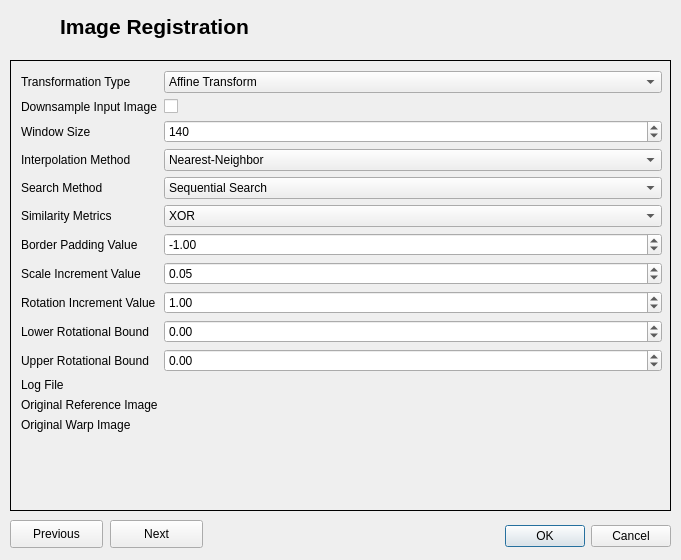
<?xml version="1.0" encoding="UTF-8"?>
<ui version="4.0">
 <class>ImageRegistrationDialogBase</class>
 <widget class="QDialog" name="ImageRegistrationDialogBase">
  <property name="geometry">
   <rect>
    <x>0</x>
    <y>0</y>
    <width>681</width>
    <height>560</height>
   </rect>
  </property>
  <property name="windowTitle">
   <string>Image Registration</string>
  </property>
  <widget class="QDialogButtonBox" name="button_box">
   <property name="geometry">
    <rect>
     <x>330</x>
     <y>520</y>
     <width>341</width>
     <height>32</height>
    </rect>
   </property>
   <property name="orientation">
    <enum>Qt::Horizontal</enum>
   </property>
   <property name="standardButtons">
    <set>QDialogButtonBox::Cancel|QDialogButtonBox::Ok</set>
   </property>
   <property name="centerButtons">
    <bool>false</bool>
   </property>
  </widget>
  <widget class="QLabel" name="title_label">
   <property name="geometry">
    <rect>
     <x>20</x>
     <y>10</y>
     <width>269</width>
     <height>33</height>
    </rect>
   </property>
   <property name="text">
    <string>&lt;!DOCTYPE HTML PUBLIC &quot;-//W3C//DTD HTML 4.0//EN&quot; &quot;http://www.w3.org/TR/REC-html40/strict.dtd&quot;&gt;
&lt;html&gt;&lt;head&gt;&lt;meta name=&quot;qrichtext&quot; content=&quot;1&quot; /&gt;&lt;style type=&quot;text/css&quot;&gt;
p, li { white-space: pre-wrap; }
&lt;/style&gt;&lt;/head&gt;&lt;body style=&quot; font-family:'Sans Serif'; font-size:9pt; font-weight:400; font-style:normal;&quot;&gt;
&lt;p style=&quot; margin-top:0px; margin-bottom:0px; margin-left:0px; margin-right:0px; -qt-block-indent:0; text-indent:0px;&quot;&gt;&lt;span style=&quot; font-size:16pt; font-weight:600;&quot;&gt;Image Registration&lt;/span&gt;&lt;/p&gt;&lt;/body&gt;&lt;/html&gt;</string>
   </property>
   <property name="alignment">
    <set>Qt::AlignCenter</set>
   </property>
  </widget>
  <widget class="QStackedWidget" name="stackedWidget">
   <property name="geometry">
    <rect>
     <x>10</x>
     <y>60</y>
     <width>661</width>
     <height>451</height>
    </rect>
   </property>
   <property name="frameShape">
    <enum>QFrame::Box</enum>
   </property>
   <property name="currentIndex">
    <number>0</number>
   </property>
   <widget class="QWidget" name="page">
    <widget class="QWidget" name="formLayoutWidget">
     <property name="geometry">
      <rect>
       <x>10</x>
       <y>10</y>
       <width>641</width>
       <height>431</height>
      </rect>
     </property>
     <layout class="QFormLayout" name="formLayout">
      <item row="0" column="0">
       <widget class="QLabel" name="transformationTypeLabel">
        <property name="text">
         <string>Transformation Type</string>
        </property>
       </widget>
      </item>
      <item row="0" column="1">
       <widget class="QComboBox" name="transformationTypeComboBox">
        <item>
         <property name="text">
          <string>Affine Transform</string>
         </property>
        </item>
        <item>
         <property name="text">
          <string>Projective Transform</string>
         </property>
        </item>
        <item>
         <property name="text">
          <string>Linear Conformal Transform</string>
         </property>
        </item>
        <item>
         <property name="text">
          <string>Polynomial</string>
         </property>
        </item>
       </widget>
      </item>
      <item row="1" column="0">
       <widget class="QLabel" name="downsampleInputImageLabel">
        <property name="text">
         <string>Downsample Input Image</string>
        </property>
       </widget>
      </item>
      <item row="1" column="1">
       <widget class="QCheckBox" name="downsampleInputImageCheckBox"/>
      </item>
      <item row="2" column="0">
       <widget class="QLabel" name="windowSizeLabel">
        <property name="text">
         <string>Window Size</string>
        </property>
       </widget>
      </item>
      <item row="2" column="1">
       <widget class="QSpinBox" name="windowSizeSpinBox">
        <property name="autoFillBackground">
         <bool>false</bool>
        </property>
        <property name="maximum">
         <number>1920</number>
        </property>
        <property name="value">
         <number>140</number>
        </property>
       </widget>
      </item>
      <item row="3" column="0">
       <widget class="QLabel" name="interpolationMethodLabel">
        <property name="text">
         <string>Interpolation Method</string>
        </property>
       </widget>
      </item>
      <item row="3" column="1">
       <widget class="QComboBox" name="interpolationMethodComboBox">
        <item>
         <property name="text">
          <string>Nearest-Neighbor</string>
         </property>
        </item>
        <item>
         <property name="text">
          <string>Bilinear</string>
         </property>
        </item>
        <item>
         <property name="text">
          <string>Pixel area relation</string>
         </property>
        </item>
        <item>
         <property name="text">
          <string>Bicubic</string>
         </property>
        </item>
       </widget>
      </item>
      <item row="4" column="0">
       <widget class="QLabel" name="searchMethodLabel">
        <property name="text">
         <string>Search Method</string>
        </property>
       </widget>
      </item>
      <item row="4" column="1">
       <widget class="QComboBox" name="searchMethodComboBox">
        <item>
         <property name="text">
          <string>Sequential Search</string>
         </property>
        </item>
        <item>
         <property name="text">
          <string>Coarse To Fine</string>
         </property>
        </item>
       </widget>
      </item>
      <item row="5" column="0">
       <widget class="QLabel" name="similarityMetricsLabel">
        <property name="text">
         <string>Similarity Metrics</string>
        </property>
       </widget>
      </item>
      <item row="5" column="1">
       <widget class="QComboBox" name="similarityMetricsComboBox">
        <item>
         <property name="text">
          <string>XOR</string>
         </property>
        </item>
        <item>
         <property name="text">
          <string>SAD</string>
         </property>
        </item>
        <item>
         <property name="text">
          <string>SSD</string>
         </property>
        </item>
        <item>
         <property name="text">
          <string>MI</string>
         </property>
        </item>
       </widget>
      </item>
      <item row="6" column="0">
       <widget class="QLabel" name="borderPaddingValueLabel">
        <property name="text">
         <string>Border Padding Value</string>
        </property>
       </widget>
      </item>
      <item row="6" column="1">
       <widget class="QDoubleSpinBox" name="borderPaddingValueDoubleSpinBox">
        <property name="minimum">
         <double>-100.000000000000000</double>
        </property>
        <property name="maximum">
         <double>100.000000000000000</double>
        </property>
        <property name="value">
         <double>-1.000000000000000</double>
        </property>
       </widget>
      </item>
      <item row="7" column="0">
       <widget class="QLabel" name="scaleIncrementValueLabel">
        <property name="text">
         <string>Scale Increment Value</string>
        </property>
       </widget>
      </item>
      <item row="7" column="1">
       <widget class="QDoubleSpinBox" name="scaleIncrementValueQDoubleSpinBox">
        <property name="minimum">
         <double>-100.000000000000000</double>
        </property>
        <property name="maximum">
         <double>100.000000000000000</double>
        </property>
        <property name="value">
         <double>0.050000000000000</double>
        </property>
       </widget>
      </item>
      <item row="8" column="0">
       <widget class="QLabel" name="rotationIncrementValueLabel">
        <property name="text">
         <string>Rotation Increment Value</string>
        </property>
       </widget>
      </item>
      <item row="8" column="1">
       <widget class="QDoubleSpinBox" name="rotationIncrementValueDoubleSpinBox">
        <property name="minimum">
         <double>-100.000000000000000</double>
        </property>
        <property name="maximum">
         <double>100.000000000000000</double>
        </property>
        <property name="value">
         <double>1.000000000000000</double>
        </property>
       </widget>
      </item>
      <item row="9" column="0">
       <widget class="QLabel" name="lowerRotationFactorBoundLabel">
        <property name="text">
         <string>Lower Rotational Bound</string>
        </property>
       </widget>
      </item>
      <item row="9" column="1">
       <widget class="QDoubleSpinBox" name="lowerRotationFactorBoundDoubleSpinBox">
        <property name="minimum">
         <double>-180.000000000000000</double>
        </property>
        <property name="maximum">
         <double>180.000000000000000</double>
        </property>
       </widget>
      </item>
      <item row="10" column="0">
       <widget class="QLabel" name="upperRotationFactorBoundLabel">
        <property name="text">
         <string>Upper Rotational Bound</string>
        </property>
       </widget>
      </item>
      <item row="10" column="1">
       <widget class="QDoubleSpinBox" name="upperRotationFactorBoundDoubleSpinBox">
        <property name="minimum">
         <double>-180.000000000000000</double>
        </property>
        <property name="maximum">
         <double>180.000000000000000</double>
        </property>
       </widget>
      </item>
      <item row="11" column="0">
       <widget class="QLabel" name="logFileLabel">
        <property name="text">
         <string>Log File</string>
        </property>
       </widget>
      </item>
      <item row="11" column="1">
       <widget class="QgsFileWidget" name="logFileQgsFileWidget">
        <property name="dialogTitle">
         <string>Create or select a log file</string>
        </property>
        <property name="filter">
         <string>*.log *.*</string>
        </property>
        <property name="defaultRoot">
         <string/>
        </property>
        <property name="storageMode">
         <enum>QgsFileWidget::SaveFile</enum>
        </property>
       </widget>
      </item>
      <item row="12" column="0">
       <widget class="QLabel" name="originalReferenceImageLabel">
        <property name="text">
         <string>Original Reference Image</string>
        </property>
       </widget>
      </item>
      <item row="12" column="1">
       <widget class="QgsFileWidget" name="originalReferenceImageQgsFileWidget">
        <property name="dialogTitle">
         <string>Select the Original Reference Image</string>
        </property>
        <property name="filter">
         <string>*.tif *.tiff *.gtif *.img</string>
        </property>
        <property name="storageMode">
         <enum>QgsFileWidget::GetFile</enum>
        </property>
       </widget>
      </item>
      <item row="13" column="0">
       <widget class="QLabel" name="originalWarpImageLabel">
        <property name="text">
         <string>Original Warp Image</string>
        </property>
       </widget>
      </item>
      <item row="13" column="1">
       <widget class="QgsFileWidget" name="originalWarpImageQgsFileWidget">
        <property name="dialogTitle">
         <string>Select the Original Warp Image</string>
        </property>
        <property name="filter">
         <string>*.tif *.tiff *.gtif *.img</string>
        </property>
        <property name="storageMode">
         <enum>QgsFileWidget::GetFile</enum>
        </property>
       </widget>
      </item>
     </layout>
    </widget>
   </widget>
   <widget class="QWidget" name="page_2">
    <widget class="QWidget" name="widget_3" native="true">
     <property name="geometry">
      <rect>
       <x>10</x>
       <y>10</y>
       <width>641</width>
       <height>431</height>
      </rect>
     </property>
     <property name="autoFillBackground">
      <bool>false</bool>
     </property>
     <widget class="QListWidget" name="scalingList">
      <property name="geometry">
       <rect>
        <x>0</x>
        <y>40</y>
        <width>641</width>
        <height>281</height>
       </rect>
      </property>
     </widget>
     <widget class="QPushButton" name="scalingAddButton">
      <property name="geometry">
       <rect>
        <x>10</x>
        <y>400</y>
        <width>93</width>
        <height>28</height>
       </rect>
      </property>
      <property name="text">
       <string>Add</string>
      </property>
     </widget>
     <widget class="QPushButton" name="scalingDeleteButton">
      <property name="geometry">
       <rect>
        <x>110</x>
        <y>400</y>
        <width>93</width>
        <height>28</height>
       </rect>
      </property>
      <property name="text">
       <string>Delete</string>
      </property>
     </widget>
     <widget class="QLabel" name="title_label_4">
      <property name="geometry">
       <rect>
        <x>0</x>
        <y>0</y>
        <width>641</width>
        <height>31</height>
       </rect>
      </property>
      <property name="text">
       <string>&lt;!DOCTYPE HTML PUBLIC &quot;-//W3C//DTD HTML 4.0//EN&quot; &quot;http://www.w3.org/TR/REC-html40/strict.dtd&quot;&gt;
&lt;html&gt;&lt;head&gt;&lt;meta name=&quot;qrichtext&quot; content=&quot;1&quot; /&gt;&lt;style type=&quot;text/css&quot;&gt;
p, li { white-space: pre-wrap; }
&lt;/style&gt;&lt;/head&gt;&lt;body style=&quot; font-family:'Sans Serif'; font-size:9pt; font-weight:400; font-style:normal;&quot;&gt;
&lt;p style=&quot; margin-top:0px; margin-bottom:0px; margin-left:0px; margin-right:0px; -qt-block-indent:0; text-indent:0px;&quot;&gt;&lt;span style=&quot; font-size:12pt; font-weight:600;&quot;&gt;Scaling&lt;/span&gt;&lt;/p&gt;&lt;/body&gt;&lt;/html&gt;</string>
      </property>
      <property name="alignment">
       <set>Qt::AlignCenter</set>
      </property>
     </widget>
     <widget class="QWidget" name="formLayoutWidget_2">
      <property name="geometry">
       <rect>
        <x>0</x>
        <y>330</y>
        <width>641</width>
        <height>61</height>
       </rect>
      </property>
      <layout class="QFormLayout" name="formLayout_2">
       <item row="0" column="0">
        <widget class="QLabel" name="scalingLowerValueLabel">
         <property name="text">
          <string>Scaling Lower Value</string>
         </property>
        </widget>
       </item>
       <item row="0" column="1">
        <widget class="QDoubleSpinBox" name="scalingLowerValueDoubleSpinBox">
         <property name="maximum">
          <double>100.000000000000000</double>
         </property>
         <property name="value">
          <double>1.000000000000000</double>
         </property>
        </widget>
       </item>
       <item row="1" column="0">
        <widget class="QLabel" name="scalingUpperValueLabel">
         <property name="text">
          <string>Scaling Upper Value</string>
         </property>
        </widget>
       </item>
       <item row="1" column="1">
        <widget class="QDoubleSpinBox" name="scalingUpperValueDoubleSpinBox">
         <property name="maximum">
          <double>100.000000000000000</double>
         </property>
         <property name="value">
          <double>1.000000000000000</double>
         </property>
        </widget>
       </item>
      </layout>
     </widget>
    </widget>
   </widget>
   <widget class="QWidget" name="page_3">
    <widget class="QWidget" name="widget_2" native="true">
     <property name="geometry">
      <rect>
       <x>10</x>
       <y>10</y>
       <width>641</width>
       <height>431</height>
      </rect>
     </property>
     <property name="autoFillBackground">
      <bool>false</bool>
     </property>
     <widget class="QListWidget" name="featureImageList">
      <property name="geometry">
       <rect>
        <x>0</x>
        <y>40</y>
        <width>641</width>
        <height>281</height>
       </rect>
      </property>
     </widget>
     <widget class="QPushButton" name="featureImageAddButton">
      <property name="geometry">
       <rect>
        <x>10</x>
        <y>400</y>
        <width>93</width>
        <height>28</height>
       </rect>
      </property>
      <property name="text">
       <string>Add</string>
      </property>
     </widget>
     <widget class="QPushButton" name="featureImageDeleteButton">
      <property name="geometry">
       <rect>
        <x>110</x>
        <y>400</y>
        <width>93</width>
        <height>28</height>
       </rect>
      </property>
      <property name="text">
       <string>Delete</string>
      </property>
     </widget>
     <widget class="QLabel" name="title_label_2">
      <property name="geometry">
       <rect>
        <x>0</x>
        <y>0</y>
        <width>641</width>
        <height>31</height>
       </rect>
      </property>
      <property name="text">
       <string>&lt;!DOCTYPE HTML PUBLIC &quot;-//W3C//DTD HTML 4.0//EN&quot; &quot;http://www.w3.org/TR/REC-html40/strict.dtd&quot;&gt;
&lt;html&gt;&lt;head&gt;&lt;meta name=&quot;qrichtext&quot; content=&quot;1&quot; /&gt;&lt;style type=&quot;text/css&quot;&gt;
p, li { white-space: pre-wrap; }
&lt;/style&gt;&lt;/head&gt;&lt;body style=&quot; font-family:'Sans Serif'; font-size:9pt; font-weight:400; font-style:normal;&quot;&gt;
&lt;p style=&quot; margin-top:0px; margin-bottom:0px; margin-left:0px; margin-right:0px; -qt-block-indent:0; text-indent:0px;&quot;&gt;&lt;span style=&quot; font-size:12pt; font-weight:600;&quot;&gt;Feature Images&lt;/span&gt;&lt;/p&gt;&lt;/body&gt;&lt;/html&gt;</string>
      </property>
      <property name="alignment">
       <set>Qt::AlignCenter</set>
      </property>
     </widget>
     <widget class="QWidget" name="formLayoutWidget_3">
      <property name="geometry">
       <rect>
        <x>0</x>
        <y>330</y>
        <width>641</width>
        <height>61</height>
       </rect>
      </property>
      <layout class="QFormLayout" name="formLayout_3">
       <item row="0" column="0">
        <widget class="QLabel" name="featureReferenceImageLabel">
         <property name="text">
          <string>Feature Reference Image</string>
         </property>
        </widget>
       </item>
       <item row="0" column="1">
        <widget class="QgsFileWidget" name="featureReferenceImageQgsFileWidget">
         <property name="dialogTitle">
          <string>Select the Feature Reference Image</string>
         </property>
         <property name="filter">
          <string>*.tif *.tiff *.gtif *.img</string>
         </property>
        </widget>
       </item>
       <item row="1" column="0">
        <widget class="QLabel" name="featureWarpImageLabel">
         <property name="text">
          <string>Feature Warp Image</string>
         </property>
        </widget>
       </item>
       <item row="1" column="1">
        <widget class="QgsFileWidget" name="featureWarpImageQgsFileWidget">
         <property name="dialogTitle">
          <string>Select the Feature Warp Image</string>
         </property>
         <property name="filter">
          <string>*.tif *.tiff *.gtif *.img</string>
         </property>
        </widget>
       </item>
      </layout>
     </widget>
    </widget>
   </widget>
   <widget class="QWidget" name="page_4">
    <widget class="QWidget" name="widget_4" native="true">
     <property name="geometry">
      <rect>
       <x>10</x>
       <y>10</y>
       <width>641</width>
       <height>431</height>
      </rect>
     </property>
     <property name="autoFillBackground">
      <bool>false</bool>
     </property>
     <widget class="QLabel" name="title_label_5">
      <property name="geometry">
       <rect>
        <x>0</x>
        <y>0</y>
        <width>641</width>
        <height>31</height>
       </rect>
      </property>
      <property name="text">
       <string>&lt;!DOCTYPE HTML PUBLIC &quot;-//W3C//DTD HTML 4.0//EN&quot; &quot;http://www.w3.org/TR/REC-html40/strict.dtd&quot;&gt;
&lt;html&gt;&lt;head&gt;&lt;meta name=&quot;qrichtext&quot; content=&quot;1&quot; /&gt;&lt;style type=&quot;text/css&quot;&gt;
p, li { white-space: pre-wrap; }
&lt;/style&gt;&lt;/head&gt;&lt;body style=&quot; font-family:'Sans Serif'; font-size:9pt; font-weight:400; font-style:normal;&quot;&gt;
&lt;p style=&quot; margin-top:0px; margin-bottom:0px; margin-left:0px; margin-right:0px; -qt-block-indent:0; text-indent:0px;&quot;&gt;&lt;span style=&quot; font-size:12pt; font-weight:600;&quot;&gt;Output Image Filenames&lt;/span&gt;&lt;/p&gt;&lt;/body&gt;&lt;/html&gt;</string>
      </property>
      <property name="alignment">
       <set>Qt::AlignCenter</set>
      </property>
     </widget>
     <widget class="QWidget" name="formLayoutWidget_4">
      <property name="geometry">
       <rect>
        <x>0</x>
        <y>40</y>
        <width>641</width>
        <height>381</height>
       </rect>
      </property>
      <layout class="QFormLayout" name="formLayout_4">
       <item row="0" column="0">
        <widget class="QLabel" name="outputDirectoryLabel">
         <property name="text">
          <string>Output Directory</string>
         </property>
        </widget>
       </item>
       <item row="0" column="1">
        <widget class="QgsFileWidget" name="outputDirectoryQgsFileWidget">
         <property name="dialogTitle">
          <string>Select the output directory</string>
         </property>
         <property name="storageMode">
          <enum>QgsFileWidget::GetDirectory</enum>
         </property>
        </widget>
       </item>
       <item row="1" column="0">
        <widget class="QLabel" name="referenceUnionLabel">
         <property name="text">
          <string>Reference Union</string>
         </property>
        </widget>
       </item>
       <item row="1" column="1">
        <widget class="QLineEdit" name="referenceUnionLineEdit">
         <property name="text">
          <string>refUnion.tif</string>
         </property>
        </widget>
       </item>
       <item row="2" column="0">
        <widget class="QLabel" name="warpUnionLabel">
         <property name="text">
          <string>Warp Union</string>
         </property>
        </widget>
       </item>
       <item row="2" column="1">
        <widget class="QLineEdit" name="warpUnionLineEdit">
         <property name="text">
          <string>warpUnion.tif</string>
         </property>
        </widget>
       </item>
       <item row="3" column="0">
        <widget class="QLabel" name="warpIntersectLabel">
         <property name="text">
          <string>Warp Intersect</string>
         </property>
        </widget>
       </item>
       <item row="3" column="1">
        <widget class="QLineEdit" name="warpIntersectLineEdit">
         <property name="text">
          <string>warpIntersect.tif</string>
         </property>
        </widget>
       </item>
       <item row="4" column="0">
        <widget class="QLabel" name="trasformationMatrixLabel">
         <property name="text">
          <string>Trasformation Matrix</string>
         </property>
        </widget>
       </item>
       <item row="4" column="1">
        <widget class="QLineEdit" name="trasformationMatrixLineEdit">
         <property name="text">
          <string>transMat.csv</string>
         </property>
        </widget>
       </item>
       <item row="5" column="0">
        <widget class="QLabel" name="finalControlPointsLabel">
         <property name="text">
          <string>Final Control Points</string>
         </property>
        </widget>
       </item>
       <item row="5" column="1">
        <widget class="QLineEdit" name="finalControlPointsLineEdit">
         <property name="text">
          <string>finalControlPoints.csv</string>
         </property>
        </widget>
       </item>
      </layout>
     </widget>
    </widget>
   </widget>
  </widget>
  <widget class="QPushButton" name="previousButton">
   <property name="geometry">
    <rect>
     <x>10</x>
     <y>520</y>
     <width>93</width>
     <height>28</height>
    </rect>
   </property>
   <property name="text">
    <string>Previous</string>
   </property>
  </widget>
  <widget class="QPushButton" name="nextButton">
   <property name="geometry">
    <rect>
     <x>110</x>
     <y>520</y>
     <width>93</width>
     <height>28</height>
    </rect>
   </property>
   <property name="text">
    <string>Next</string>
   </property>
  </widget>
 </widget>
 <customwidgets>
  <customwidget>
   <class>QgsFileWidget</class>
   <extends>QWidget</extends>
   <header>qgsfilewidget.h</header>
  </customwidget>
 </customwidgets>
 <resources/>
 <connections>
  <connection>
   <sender>button_box</sender>
   <signal>accepted()</signal>
   <receiver>ImageRegistrationDialogBase</receiver>
   <slot>accept()</slot>
   <hints>
    <hint type="sourcelabel">
     <x>20</x>
     <y>20</y>
    </hint>
    <hint type="destinationlabel">
     <x>20</x>
     <y>20</y>
    </hint>
   </hints>
  </connection>
  <connection>
   <sender>button_box</sender>
   <signal>rejected()</signal>
   <receiver>ImageRegistrationDialogBase</receiver>
   <slot>reject()</slot>
   <hints>
    <hint type="sourcelabel">
     <x>20</x>
     <y>20</y>
    </hint>
    <hint type="destinationlabel">
     <x>20</x>
     <y>20</y>
    </hint>
   </hints>
  </connection>
 </connections>
</ui>
